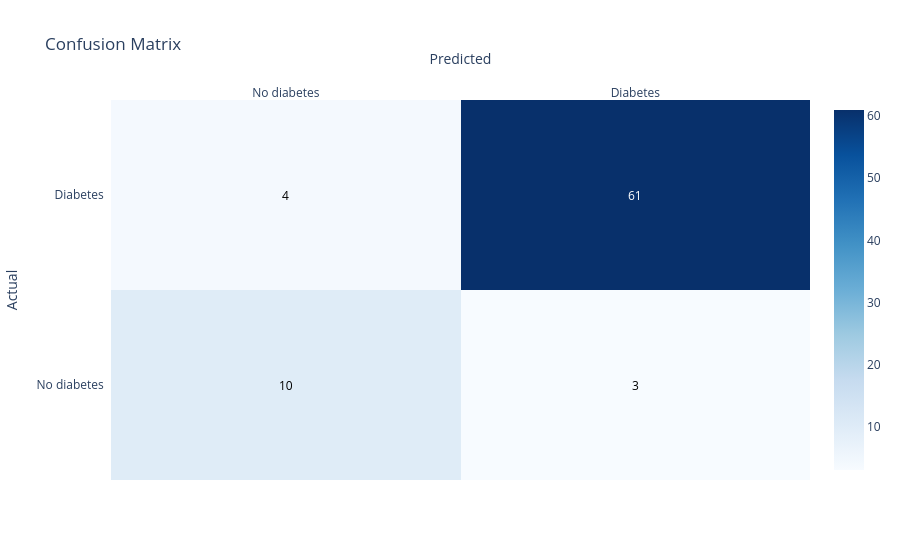

Notebook code for this chart:
### Code cell
dc_cm = confusion_matrix(y_test, y_pred)

labels = ['No diabetes', 'Diabetes']

fig = ff.create_annotated_heatmap(
    z=dc_cm,
    x=labels,
    y=labels,
    colorscale='Blues',
    showscale=True
)
fig.update_layout(
    title='Confusion Matrix',
    xaxis_title='Predicted',
    yaxis_title='Actual'
)
fig.show()

### Figure 1 — Plotly figure (JSON) as saved in the notebook; plotly's stock layout.template omitted (floating-point values rounded to 4 significant figures)
{"data": [{"colorscale": [[0, "rgb(247,251,255)"], [0.125, "rgb(222,235,247)"], [0.25, "rgb(198,219,239)"], [0.375, "rgb(158,202,225)"], [0.5, "rgb(107,174,214)"], [0.625, "rgb(66,146,198)"], [0.75, "rgb(33,113,181)"], [0.875, "rgb(8,81,156)"], [1, "rgb(8,48,107)"]], "reversescale": false, "showscale": true, "type": "heatmap", "x": ["No diabetes", "Diabetes"], "y": ["No diabetes", "Diabetes"], "z": [[10, 3], [4, 61]]}], "layout": {"annotations": [{"font": {"color": "#000000"}, "showarrow": false, "text": "10", "x": "No diabetes", "xref": "x", "y": "No diabetes", "yref": "y"}, {"font": {"color": "#000000"}, "showarrow": false, "text": "3", "x": "Diabetes", "xref": "x", "y": "No diabetes", "yref": "y"}, {"font": {"color": "#000000"}, "showarrow": false, "text": "4", "x": "No diabetes", "xref": "x", "y": "Diabetes", "yref": "y"}, {"font": {"color": "#FFFFFF"}, "showarrow": false, "text": "61", "x": "Diabetes", "xref": "x", "y": "Diabetes", "yref": "y"}], "title": {"text": "Confusion Matrix"}, "xaxis": {"dtick": 1, "gridcolor": "rgb(0, 0, 0)", "side": "top", "ticks": "", "title": {"text": "Predicted"}}, "yaxis": {"dtick": 1, "ticks": "", "ticksuffix": "  ", "title": {"text": "Actual"}}}}
